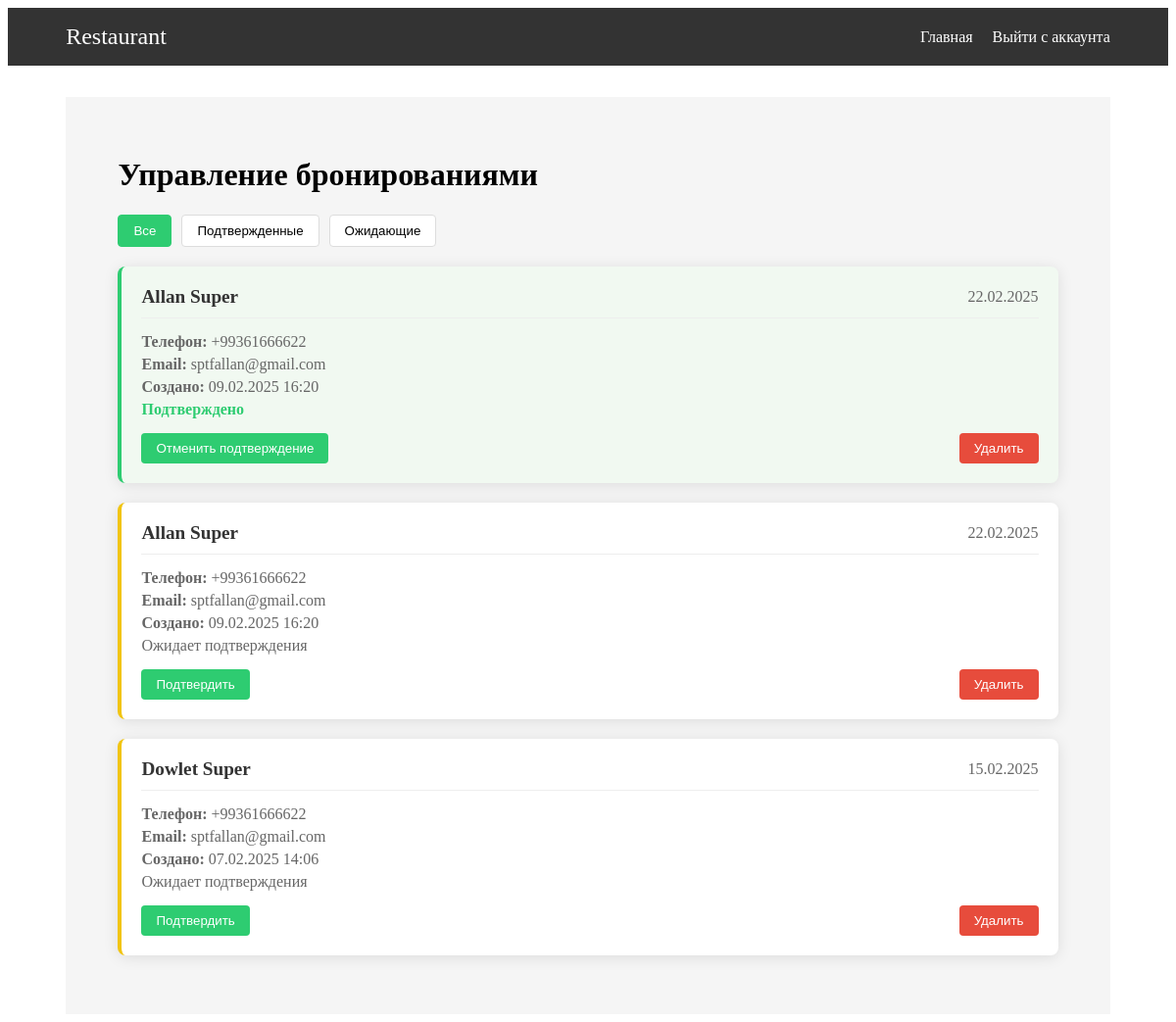
The app's page /accounts/reservations/ (signed in) with its own data.
### accounts/models.py (models this page shows, shortened)
class Reservation(models.Model):
    user = models.ForeignKey(User, on_delete=models.CASCADE)
    first_name = models.CharField(max_length=100)
    last_name = models.CharField(max_length=100)
    date = models.DateField()
    phone = models.CharField(max_length=20)
    email = models.EmailField()
    created_at = models.DateTimeField(auto_now_add=True)
    is_confirmed = models.BooleanField(default=False, verbose_name='Подтверждено')
    class Meta:
        ordering = ['-created_at']

### accounts/views.py (the view)
# urls.py: path('reservations/', views.reservations_list, name='reservations_list'),
@staff_member_required
def reservations_list(request):
    reservations = Reservation.objects.all().order_by('-created_at')
    return render(request, 'accounts/reservations.html', {'reservations': reservations})

### accounts/templates/accounts/reservations.html (shortened to what this page needs)
{% extends "accounts/base.html" %}
{% load static %}
{% block content %}
<div class="reservations-section">
    <div class="container">
        <h1 class="text-center mb-4">Управление бронированиями</h1>
        <div class="filters">
            <button class="filter-btn active" data-filter="all">Все</button>
            <button class="filter-btn" data-filter="confirmed">Подтвержденные</button>
            <button class="filter-btn" data-filter="pending">Ожидающие</button>
        </div>
        <div class="reservations-list">
            {% for reservation in reservations %}
            <div class="reservation-card {% if reservation.is_confirmed %}confirmed{% else %}pending{% endif %}">
                <div class="reservation-header">
                    <span class="reservation-name">{{ reservation.first_name }} {{ reservation.last_name }}</span>
                    <span class="reservation-date">{{ reservation.date|date:"d.m.Y" }}</span>
                </div>
                <div class="reservation-details">
                    <p><strong>Телефон:</strong> {{ reservation.phone }}</p>
                    <p><strong>Email:</strong> {{ reservation.email }}</p>
                    <p><strong>Создано:</strong> {{ reservation.created_at|date:"d.m.Y H:i" }}</p>
                    <p class="reservation-status">
                        {% if reservation.is_confirmed %}
                            Подтверждено
                        {% else %}
                            Ожидает подтверждения
                        {% endif %}
                    </p>
                </div>
                <div class="reservation-actions">
                    <form action="{% url 'toggle_reservation' reservation.id %}" method="post" style="display: inline;">
                        <button type="submit" class="confirm-btn">
                            {% if reservation.is_confirmed %}
                                Отменить подтверждение
                            {% else %}
                                Подтвердить
                            {% endif %}
                        </button>
                    </form>
                    <form action="{% url 'delete_reservation' reservation.id %}" method="post" style="display: inline;">
                        <button type="submit" class="delete-btn" onclick="return confirm('Вы уверены, что хотите удалить это бронирование?')">
                            Удалить
                        </button>
                    </form>
                </div>
            </div>
            {% empty %}
            <div class="text-center">
                <p>Нет активных бронирований</p>
            </div>
            {% endfor %}
        </div>
    </div>
</div>
{% endblock %}

### accounts/templates/accounts/base.html (shortened to what this page needs)
<!DOCTYPE html>
<html lang="en">
<head>
    {% load static %}
    <link rel="stylesheet" href="{% static 'css/base.css' %}">
</head>
<body>
    <nav class="navbar">
        <div class="container">
            <a href="{% url 'home' %}" class="brand">Restaurant</a>
            <div class="nav-links">
                {% if user.is_authenticated %}
                    <a href="{% url 'home' %}">Главная</a>
                    <a href="{% url 'logout' %}">Выйти с аккаунта</a>
                {% else %}
                    <a href="{% url 'register' %}">Регистрация</a>
                    <a href="{% url 'login' %}">Логин</a>
                {% endif %}
            </div>
        </div>
    </nav>
    <main class="container">
        {% block content %}{% endblock %}
    </main>
</body>
</html>

### accounts/static/css/base.css (style rules this page uses)
.navbar { background: #333; padding: 1rem 0; margin-bottom: 2rem; }
.container { width: 90%; max-width: 1200px; margin: 0 auto; }
.navbar .container { display: flex; justify-content: space-between; align-items: center; }
.brand { color: white; text-decoration: none; font-size: 1.5rem; }
.nav-links a { color: white; text-decoration: none; margin-left: 1rem; }

### accounts/templates/accounts/reservations.html (style rules this page uses)
.reservations-section { padding: 40px 0; background-color: #f5f5f5; }
.reservation-card { background: white; border-radius: 8px; box-shadow: 0 2px 15px rgba(0,0,0,0.1); margin-bottom: 20px; padding: 20px; transition: transform 0.3s ease; }
.reservation-header { display: flex; justify-content: space-between; align-items: center; margin-bottom: 15px; padding-bottom: 10px; border-bottom: 1px solid #eee; }
.reservation-name { font-size: 1.2em; font-weight: bold; color: #333; }
.reservation-date { color: #666; }
.reservation-details { margin-bottom: 15px; }
.reservation-details p { margin: 5px 0; color: #666; }
.reservation-actions { display: flex; justify-content: space-between; align-items: center; }
.confirm-btn { background-color: #2ecc71; color: white; border: none; padding: 8px 15px; border-radius: 4px; cursor: pointer; transition: background-color 0.3s ease; }
.delete-btn { background-color: #e74c3c; color: white; border: none; padding: 8px 15px; border-radius: 4px; cursor: pointer; transition: background-color 0.3s ease; }
.confirmed { background-color: #f1f9f1; border-left: 4px solid #2ecc71; }
.confirmed .reservation-status { color: #2ecc71; font-weight: bold; }
.pending { border-left: 4px solid #f1c40f; }
.filters { margin-bottom: 20px; display: flex; gap: 10px; }
.filter-btn { background: white; border: 1px solid #ddd; padding: 8px 15px; border-radius: 4px; cursor: pointer; transition: all 0.3s ease; }
.filter-btn.active { background: #2ecc71; color: white; border-color: #2ecc71; }

### records on screen
Reservation: first_name "Allan", last_name "Super", date "22.02.2025", phone "+99361666622", email "sptfallan@gmail.com", created_at "09.02.2025 16:20", is_confirmed "Подтверждено"
Reservation: first_name "Allan", last_name "Super", date "22.02.2025", phone "+99361666622", email "sptfallan@gmail.com", created_at "09.02.2025 16:20", is_confirmed "Ожидает подтверждения"
Reservation: first_name "Dowlet", last_name "Super", date "15.02.2025", phone "+99361666622", email "sptfallan@gmail.com", created_at "07.02.2025 14:06", is_confirmed "Ожидает подтверждения"
